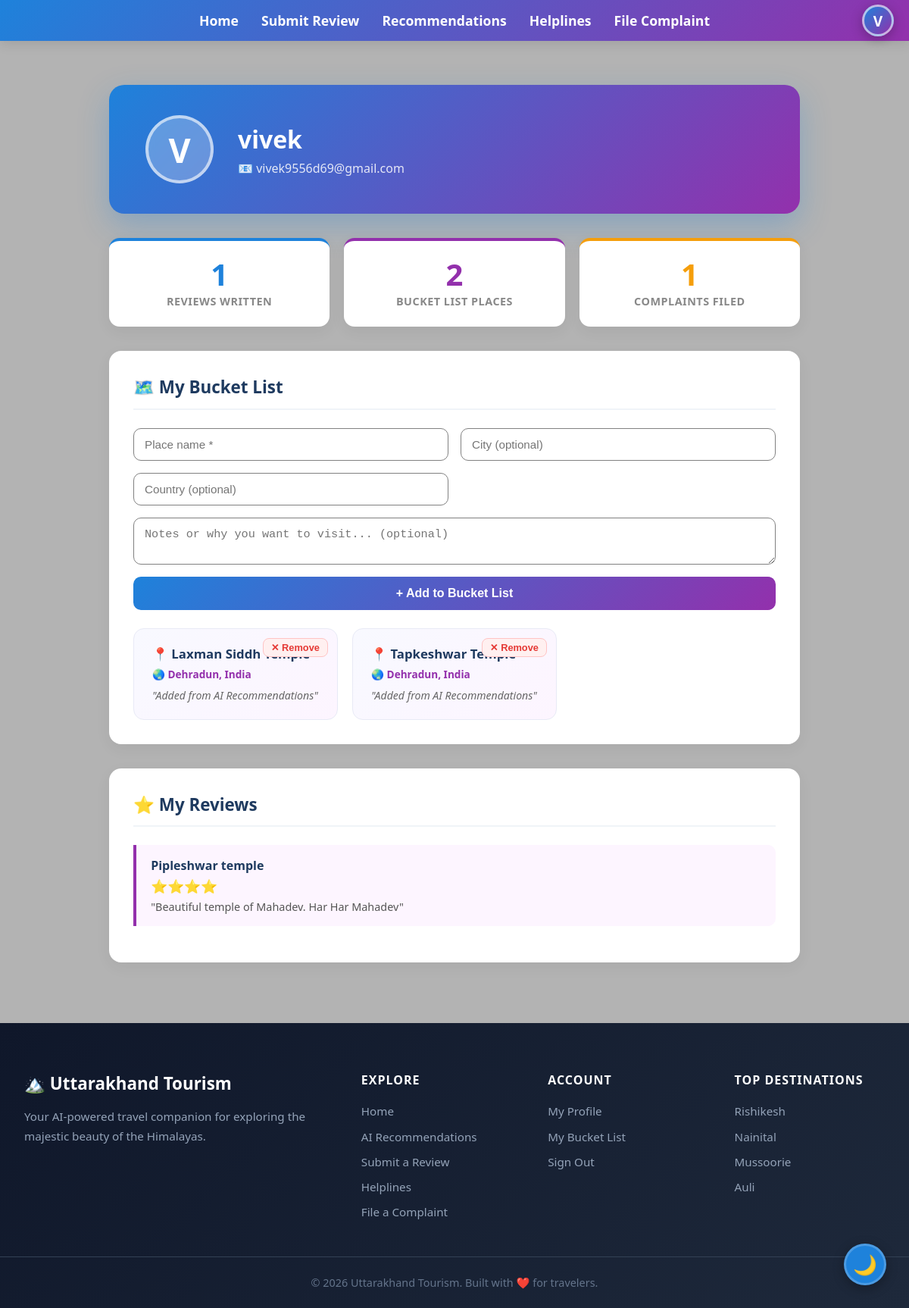
The page /profile (signed in) on the database its author committed.
### models.py (models this page shows, shortened)
class User(UserMixin, db.Model):
    id = db.Column(db.Integer, primary_key=True)
    username = db.Column(db.String(100), unique=True, nullable=False)
    email = db.Column(db.String(100), unique=True, nullable=False)
    password = db.Column(db.String(200), nullable=False)
    reviews = db.relationship('Review', backref='author', lazy='dynamic')
    complaints = db.relationship('Complaint', backref='author', lazy='dynamic')

class Wishlist(db.Model):
    id = db.Column(db.Integer, primary_key=True)
    place_name = db.Column(db.String(150), nullable=False)
    city = db.Column(db.String(100), nullable=True)
    country = db.Column(db.String(100), nullable=True)
    notes = db.Column(db.Text, nullable=True)
    user_id = db.Column(db.Integer, db.ForeignKey('user.id'), nullable=False)
    user = db.relationship('User', backref=db.backref('wishlist', lazy='dynamic'))

class Review(db.Model):
    id = db.Column(db.Integer, primary_key=True)
    place_name = db.Column(db.String(100), nullable=False)
    rating = db.Column(db.Integer, nullable=False)
    review_text = db.Column(db.Text, nullable=True)
    user_id = db.Column(db.Integer, db.ForeignKey('user.id'), nullable=False)

### app.py (the view)
@app.route('/profile')
@login_required
def profile():
    from models import Review, Complaint
    user_reviews   = Review.query.filter_by(user_id=current_user.id).all()
    user_wishlist  = Wishlist.query.filter_by(user_id=current_user.id).all()
    user_complaints = Complaint.query.filter_by(user_id=current_user.id).count()
    return render_template(
        'profile.html',
        reviews=user_reviews,
        wishlist=user_wishlist,
        complaint_count=user_complaints
    )

### app.py (called while the page is built)
@login_manager.user_loader
def load_user(user_id):
    return db.session.get(User, int(user_id))

### templates/profile.html (shortened to what this page needs)
<!DOCTYPE html>
<html lang="en">
<head>
    <link rel="stylesheet" href="{{ url_for('static', filename='style.css') }}">
    <link rel="stylesheet" href="{{ url_for('static', filename='profile.css') }}">
</head>
<body>
    <nav class="navigation">
        <ul class="nav-list">
            {% if current_user.is_authenticated %}
            <li class="user-menu">
                <div class="avatar-btn" id="avatarBtn">{{ current_user.username[0].upper() }}</div>
            </li>
            {% else %}
            <li><a href="{{ url_for('auth.login') }}">Login/Register</a></li>
            {% endif %}
            <li><a href="{{ url_for('index') }}" class="nav-link">Home</a></li>
            <li><a href="{{ url_for('review') }}" class="nav-link">Submit Review</a></li>
            <li><a href="{{ url_for('recommend') }}" class="nav-link">Recommendations</a></li>
            <li><a href="{{ url_for('helplines') }}" class="nav-link">Helplines</a></li>
            <li><a href="{{ url_for('complaint') }}" class="nav-link">File Complaint</a></li>
        </ul>
    </nav>
    <div class="profile-wrapper">
        <div class="profile-hero">
            <div class="profile-avatar-large">{{ current_user.username[0].upper() }}</div>
            <div class="profile-info">
                <h1>{{ current_user.username }}</h1>
                <p>📧 {{ current_user.email }}</p>
            </div>
        </div>
        <div class="stats-strip">
            <div class="stat-card">
                <div class="stat-number">{{ reviews|length }}</div>
                <div class="stat-label">Reviews Written</div>
            </div>
            <div class="stat-card">
                <div class="stat-number">{{ wishlist|length }}</div>
                <div class="stat-label">Bucket List Places</div>
            </div>
            <div class="stat-card">
                <div class="stat-number">{{ complaint_count }}</div>
                <div class="stat-label">Complaints Filed</div>
            </div>
        </div>
        <div class="section-card">
            <h2>🗺️ My Bucket List</h2>
            <form method="POST" action="{{ url_for('wishlist_add') }}">
                <div class="wishlist-form">
                    <input type="text" name="place_name" placeholder="Place name *" required>
                    <input type="text" name="city" placeholder="City (optional)">
                    <input type="text" name="country" placeholder="Country (optional)">
                    <textarea name="notes" placeholder="Notes or why you want to visit... (optional)" rows="2" class="full-width" style="resize: vertical;"></textarea>
                    <button type="submit" class="add-btn">+ Add to Bucket List</button>
                </div>
            </form>
            {% if wishlist %}
            <div class="wishlist-grid">
                {% for item in wishlist %}
                <div class="wishlist-item">
                    <h3>📍 {{ item.place_name }}</h3>
                    {% if item.city or item.country %}
                    <div class="location">
                        🌏 {{ [item.city, item.country] | select | join(', ') }}
                    </div>
                    {% endif %}
                    {% if item.notes %}
                    <p class="notes">"{{ item.notes }}"</p>
                    {% endif %}
                    <form method="POST" action="{{ url_for('wishlist_remove', item_id=item.id) }}" style="display:inline;">
                        <button type="submit" class="remove-btn" onclick="return confirm('Remove from bucket list?')">✕ Remove</button>
                    </form>
                </div>
                {% endfor %}
            </div>
            {% else %}
            <div class="empty-msg">
                <span>🌏</span>
                Your bucket list is empty! Add your first dream destination above.
            </div>
            {% endif %}
        </div>
        <div class="section-card">
            <h2>⭐ My Reviews</h2>
            {% if reviews %}
                {% for review in reviews %}
                <div class="review-item">
                    <h4>{{ review.place_name }}</h4>
                    <div class="stars">{% for i in range(review.rating) %}⭐{% endfor %}</div>
                    {% if review.review_text %}
                    <p>"{{ review.review_text }}"</p>
                    {% endif %}
                </div>
                {% endfor %}
            {% else %}
            <div class="empty-msg">
                <span>✍️</span>
                You haven't written any reviews yet.
                <br><a href="{{ url_for('review') }}" style="color: #1e82db; font-weight: bold;">Write your first review →</a>
            </div>
            {% endif %}
        </div>
    </div>
    {% include 'footer.html' %}
    {% include 'theme_toggle.html' %}
</body>
</html>

### templates/footer.html (shortened to what this page needs)
<footer class="site-footer">
    <div class="footer-inner">
        <div class="footer-brand">
            <span class="footer-logo">🏔️ Uttarakhand Tourism</span>
            <p>Your AI-powered travel companion for exploring the majestic beauty of the Himalayas.</p>
        </div>
        <div class="footer-links">
            <h4>Explore</h4>
            <ul>
                <li><a href="{{ url_for('index') }}">Home</a></li>
                <li><a href="{{ url_for('recommend') }}">AI Recommendations</a></li>
                <li><a href="{{ url_for('review') }}">Submit a Review</a></li>
                <li><a href="{{ url_for('helplines') }}">Helplines</a></li>
                <li><a href="{{ url_for('complaint') }}">File a Complaint</a></li>
            </ul>
        </div>
        <div class="footer-links">
            <h4>Account</h4>
            <ul>
                {% if current_user.is_authenticated %}
                <li><a href="{{ url_for('profile') }}">My Profile</a></li>
                <li><a href="{{ url_for('profile') }}">My Bucket List</a></li>
                <li><a href="{{ url_for('auth.logout') }}">Sign Out</a></li>
                {% else %}
                <li><a href="{{ url_for('auth.login') }}">Login</a></li>
                <li><a href="{{ url_for('auth.register') }}">Register</a></li>
                {% endif %}
            </ul>
        </div>
        <div class="footer-links">
            <h4>Top Destinations</h4>
            <ul>
                <li><a href="/place/Rishikesh">Rishikesh</a></li>
                <li><a href="/place/Nainital">Nainital</a></li>
                <li><a href="/place/Mussoorie">Mussoorie</a></li>
                <li><a href="/place/Auli">Auli</a></li>
            </ul>
        </div>
    </div>
    <div class="footer-bottom">
        <p>© 2026 Uttarakhand Tourism. Built with ❤️ for travelers.</p>
    </div>
</footer>

### templates/theme_toggle.html (shortened to what this page needs)
<button class="theme-toggle-btn" id="themeToggleBtn" title="Toggle Dark Mode">
    <span id="themeIcon">🌙</span>
</button>

### static/style.css (style rules this page uses)
* { margin: 0; padding: 0; box-sizing: border-box; }
body { font-family: 'Segoe UI', sans-serif; background: #b3b3b3; color: #333; }
.navigation { position: fixed; top: 0; width: 100%; z-index: 1000; transition: all 0.4s ease; background: linear-gradient(135deg, #1e82db, #9330ac); padding: 15px 0; box-shadow: 0 4px 15px rgba(0,0,0,0.1); }
.nav-list { display: flex; justify-content: center; align-items: center; list-style: none; margin: 0 auto; gap: 30px; width: 100%; position: relative; max-width: 1200px; }
.nav-list li:nth-child(1) { position: absolute; right: 20px; }
.navigation a { text-decoration: none; font-weight: 600; transition: all 0.3s ease; font-size: 1.1rem; color: #fff; }
h2 { color: #1e82db; margin-bottom: 1.5rem; border-bottom: 3px solid #e3f2fd; padding-bottom: 0.5rem; }
input, textarea, select { width: 100%; padding: 14px 15px; margin-bottom: 1.5rem; border: 1px solid #818181; border-radius: 8px; font-size: 1rem; transition: all 0.3s ease; background: #ffffff; color: #333; box-sizing: border-box; resize: none; }
button { padding: 15px 25px; background-color: #1e82db; color: #fff; border: none; border-radius: 8px; font-size: 1.1rem; font-weight: bold; cursor: pointer; transition: background-color 0.3s ease, transform 0.2s; margin-top: 10px; width: 100%; }
.user-menu { position: absolute !important; right: 20px !important; }
.avatar-btn { width: 42px; height: 42px; border-radius: 50%; background: linear-gradient(135deg, #1e82db, #9330ac); color: #fff; font-size: 1.2rem; font-weight: 800; display: flex; align-items: center; justify-content: center; cursor: pointer; border: 3px solid rgba(255,255,255,0.6); box-shadow: 0 4px 15px rgba(0,0,0,0.25); transition: transform 0.2s ease, box-shadow 0.2s ease; user-select: none; }
.theme-toggle-btn { position: fixed; bottom: 30px; right: 30px; width: 55px; height: 55px; border-radius: 50%; background: #1e82db; color: white; font-size: 1.6rem; display: flex; align-items: center; justify-content: center; cursor: pointer; box-shadow: 0 4px 15px rgba(0,0,0,0.3); border: 3px solid rgba(255,255,255,0.2); z-index: 10000; transition: transform 0.3s ease, background 0.3s ease; }

### templates/footer.html (style rules this page uses)
.site-footer { background: linear-gradient(135deg, #0f172a, #1e293b); color: #cbd5e1; margin-top: 5rem; padding-top: 4rem; }
.footer-inner { max-width: 1200px; margin: 0 auto; padding: 0 2rem 3rem; display: grid; grid-template-columns: 2fr 1fr 1fr 1fr; gap: 3rem; }
.footer-brand .footer-logo { font-size: 1.4rem; font-weight: 800; color: #fff; display: block; margin-bottom: 1rem; }
.footer-brand p { font-size: 0.95rem; line-height: 1.7; color: #94a3b8; margin: 0; }
.footer-links h4 { color: #fff; font-size: 1rem; font-weight: 700; margin: 0 0 1.2rem 0; text-transform: uppercase; letter-spacing: 1px; }
.footer-links ul { list-style: none; padding: 0; margin: 0; display: flex; flex-direction: column; gap: 0.7rem; }
.footer-links a { color: #94a3b8; text-decoration: none; font-size: 0.95rem; transition: color 0.2s; }
.footer-bottom { border-top: 1px solid #334155; text-align: center; padding: 1.5rem 2rem; font-size: 0.9rem; color: #64748b; }

### rows shown on the page
User: username "V", username "vivek", email "vivek9556d69@gmail.com"
Wishlist: place_name "Laxman Siddh Temple", city+country "Dehradun, India", notes "Added from AI Recommendations"
Wishlist: place_name "Tapkeshwar Temple", city+country "Dehradun, India", notes "Added from AI Recommendations"
Review: place_name "Pipleshwar temple", rating 4 (drawn), review_text "Beautiful temple of Mahadev. Har Har Mahadev"

### other values the page prints
{{ reviews|length }} "1"
{{ wishlist|length }} "2"
{{ complaint_count }} "1"
